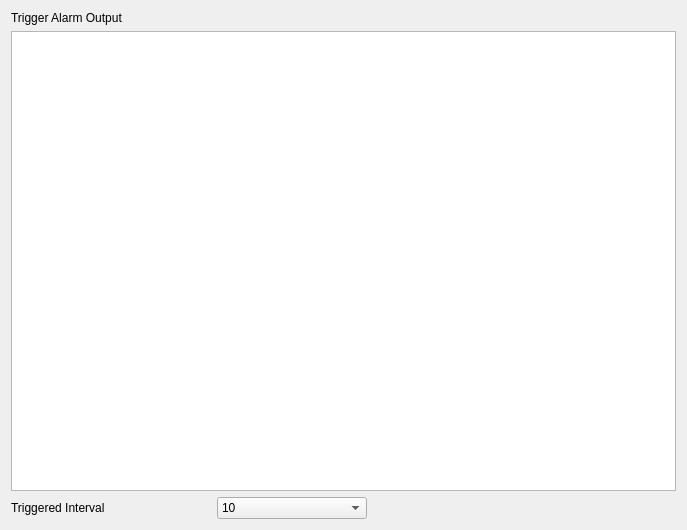
<?xml version="1.0" encoding="UTF-8"?>
<ui version="4.0">
 <class>ActionPageAlarmOutput</class>
 <widget class="QWidget" name="ActionPageAlarmOutput">
  <property name="geometry">
   <rect>
    <x>0</x>
    <y>0</y>
    <width>687</width>
    <height>530</height>
   </rect>
  </property>
  <property name="windowTitle">
   <string>Form</string>
  </property>
  <layout class="QVBoxLayout" name="verticalLayout">
   <item>
    <widget class="QLabel" name="labelTriggerAlarmOutput">
     <property name="text">
      <string>Trigger Alarm Output</string>
     </property>
     <property name="style" stdset="0">
      <string>transparent</string>
     </property>
    </widget>
   </item>
   <item>
    <widget class="TableView" name="tableViewAlarmOutput"/>
   </item>
   <item>
    <layout class="QHBoxLayout" name="horizontalLayout_14">
     <property name="leftMargin">
      <number>0</number>
     </property>
     <property name="topMargin">
      <number>0</number>
     </property>
     <property name="rightMargin">
      <number>9</number>
     </property>
     <item>
      <widget class="QLabel" name="labelTriggerInterval">
       <property name="minimumSize">
        <size>
         <width>200</width>
         <height>0</height>
        </size>
       </property>
       <property name="text">
        <string>Triggered Interval</string>
       </property>
      </widget>
     </item>
     <item>
      <widget class="ComboBox" name="comboBoxTriggerInterval">
       <property name="minimumSize">
        <size>
         <width>150</width>
         <height>0</height>
        </size>
       </property>
       <item>
        <property name="text">
         <string>10</string>
        </property>
       </item>
       <item>
        <property name="text">
         <string>20</string>
        </property>
       </item>
       <item>
        <property name="text">
         <string>40</string>
        </property>
       </item>
       <item>
        <property name="text">
         <string>60</string>
        </property>
       </item>
       <item>
        <property name="text">
         <string>100</string>
        </property>
       </item>
      </widget>
     </item>
     <item>
      <spacer name="horizontalSpacer_12">
       <property name="orientation">
        <enum>Qt::Horizontal</enum>
       </property>
       <property name="sizeHint" stdset="0">
        <size>
         <width>40</width>
         <height>20</height>
        </size>
       </property>
      </spacer>
     </item>
    </layout>
   </item>
  </layout>
 </widget>
 <customwidgets>
  <customwidget>
   <class>ComboBox</class>
   <extends>QComboBox</extends>
   <header>combobox.h</header>
  </customwidget>
  <customwidget>
   <class>TableView</class>
   <extends>QTableView</extends>
   <header>tableview.h</header>
  </customwidget>
 </customwidgets>
 <resources/>
 <connections/>
</ui>
